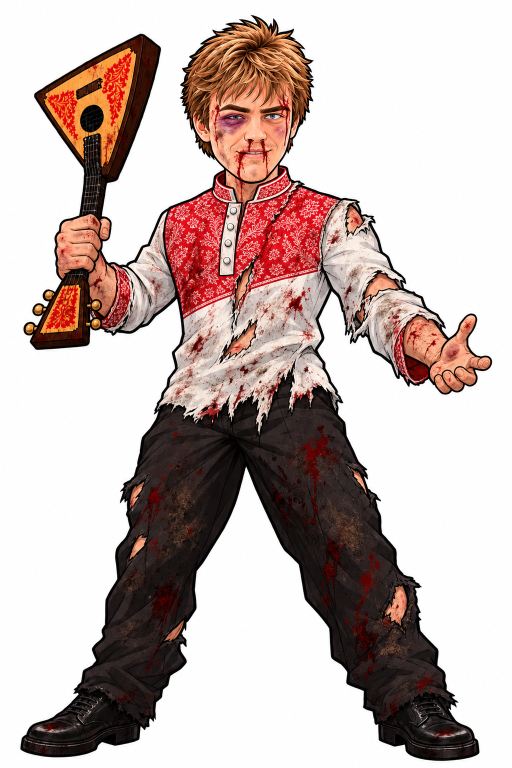
#> input picture tools/boss/raw/babafey-beaten-edit.png, 1024 x 1536 px, given in place of pants.png, which was not available (shown at 1/2 size)
$ python assemble-gopnik.py
#> lines starting #> are read from the running program, lines starting #| are printed output that depends on the picture
"""
Гопник — the defender of the raid buildings (Ходки, src/client/screens/raids.tsx), drawn by the artist in layers on one
2000×3000 sheet, in place: tools/boss/source/gopnik/raw/{pants,torso,head,upperL,foreL,fistL,upperR,foreR,fistR}.png.
L is the arm on the left of the picture (his right arm), R — on the right (his left arm, the forearm across the belly).
→ rig sources for build-boss.py, cropped to the hips (the fight shows him down to the hips):
  legs = pants (they stay put), body = torso (leans into the punches at the waist), head, armL/lowL/handL, armR/lowR/handR (shoulder → forearm at the elbow → fist at the wrist).
The joints (build-boss.py PIVOT_BY_BOSS) are the middles of where the pieces overlap.
"""
import os
from PIL import Image

import sys
D = sys.argv[1] if len(sys.argv) > 1 else "tools/boss/source/gopnik"  # or a variant's folder (an outfit: tools/boss/outfit/parts.py)
R = f"{D}/raw"
# the sheet down to the hips, with room for the fists to swing out
CROP = (150, 50, 1850, 1800)


def lay(*names):
    im = Image.new("RGBA", (2000, 3000), (0, 0, 0, 0))
#> im: PIL image 2000x3000 RGBA; every value is 0
    for n in names:
        im.alpha_composite(Image.open(f"{R}/{n}.png").convert("RGBA"))
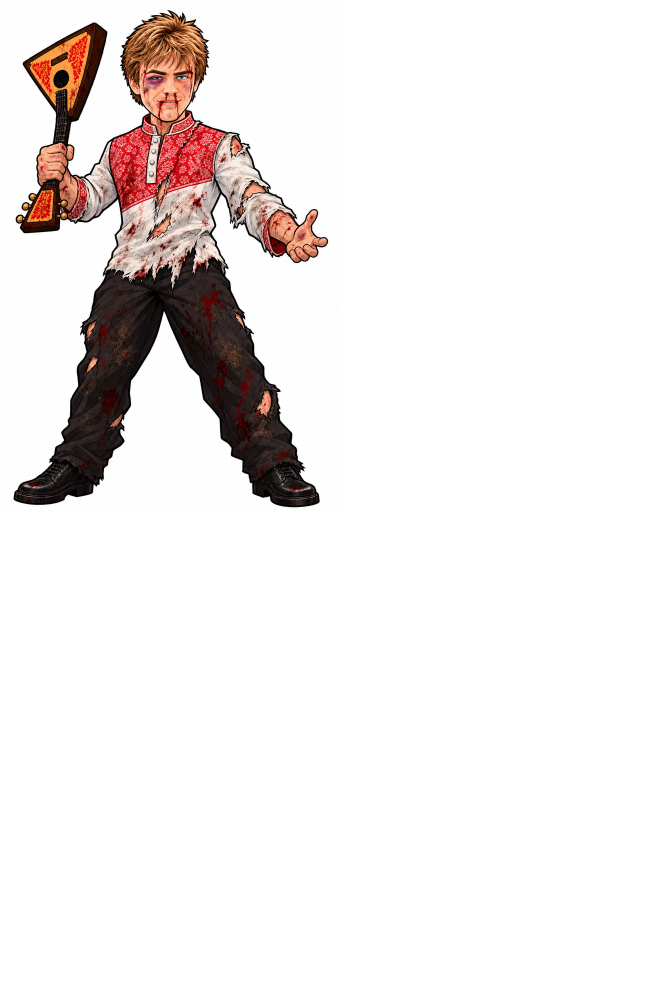
#> im: PIL image 2000x3000 RGBA (shown at 1/3 size); mean R, G, B, A 51.5, 47.3, 46.3, 66.8; transparent parts drawn white
    return im.crop(CROP)
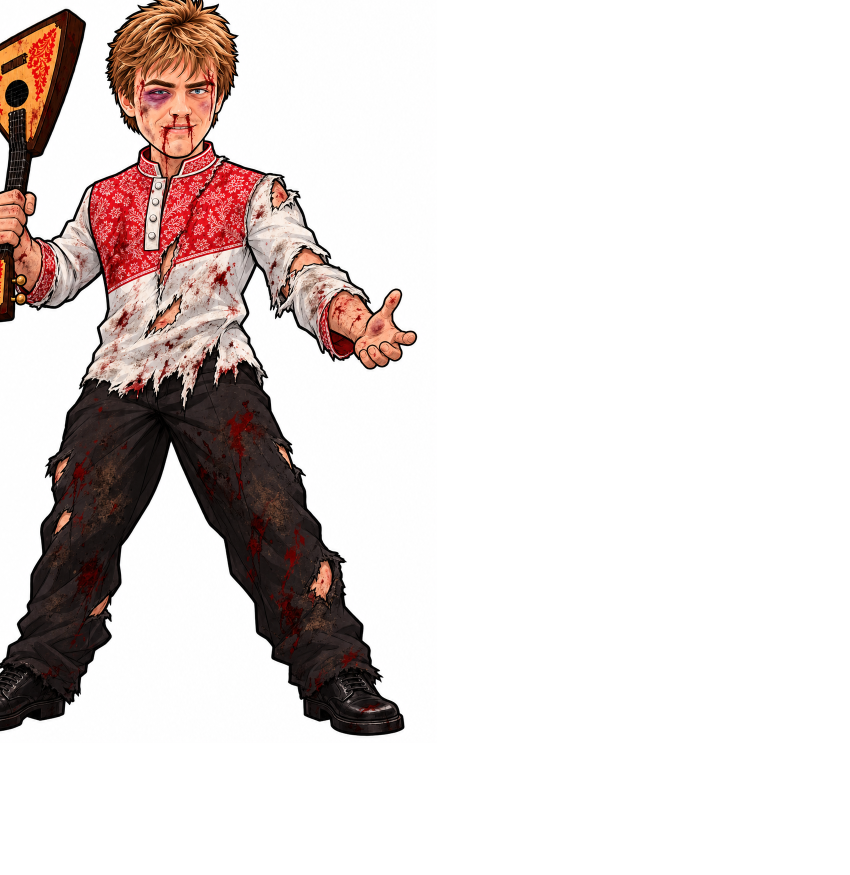
#> returned value: PIL image 1700x1750 RGBA (shown at 1/2 size); mean R, G, B, A 82, 74.1, 72.3, 111.3; transparent parts drawn white


for out, src in {"legs": ("pants",), "body": ("torso",), "head": ("head",),
                 "armL": ("upperL",), "lowL": ("foreL",), "handL": ("fistL",),
                 "armR": ("upperR",), "lowR": ("foreR",), "handR": ("fistR",)}.items():
    lay(*src).save(f"{D}/{out}.png")
#> pass 2 of the loop `for out, src in {"legs": ("pants",), "body": ("torso",), "head": ("hea..`:
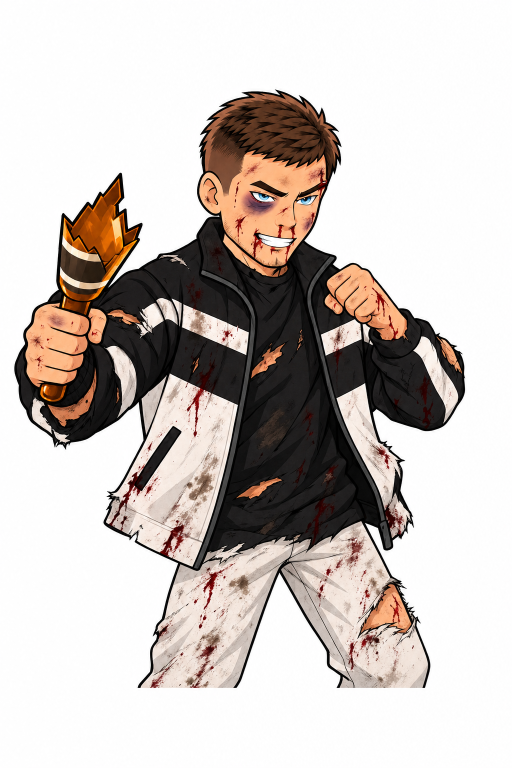
#> input picture tools/boss/raw/bebyakyan-beaten-edit.png, 1024 x 1536 px, given in place of torso.png, which was not available (shown at 1/2 size)
#> in lay (call 2), `im.alpha_composite(Image.open(f"{R}/{n}.png").convert("RGBA"))`:
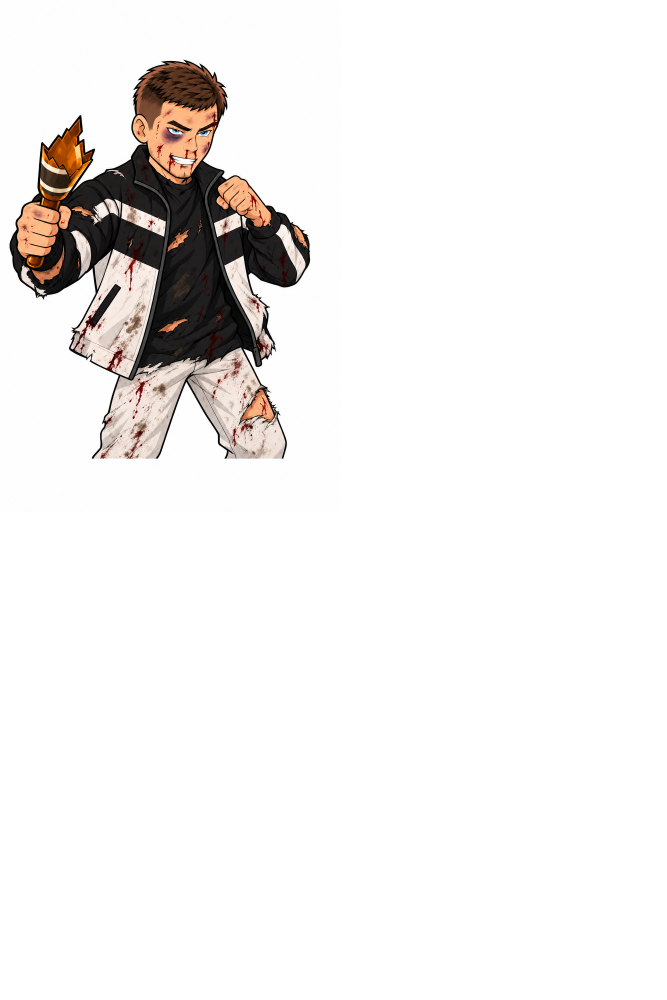
#> im: PIL image 2000x3000 RGBA (shown at 1/3 size); mean R, G, B, A 53.2, 51.1, 49.9, 66.8; transparent parts drawn white
#> in lay (call 2), `return im.crop(CROP)`:
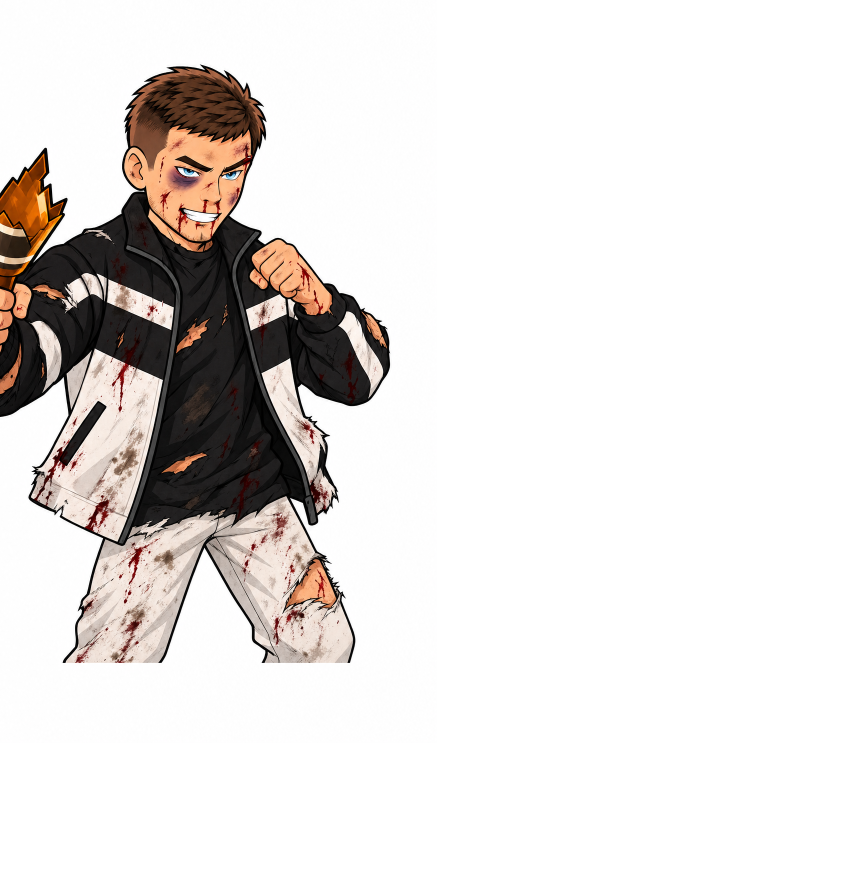
#> returned value: PIL image 1700x1750 RGBA (shown at 1/2 size); mean R, G, B, A 85.1, 81.3, 79.3, 111.3; transparent parts drawn white
#> (the run stopped early here; a loop or call above may not have finished)
